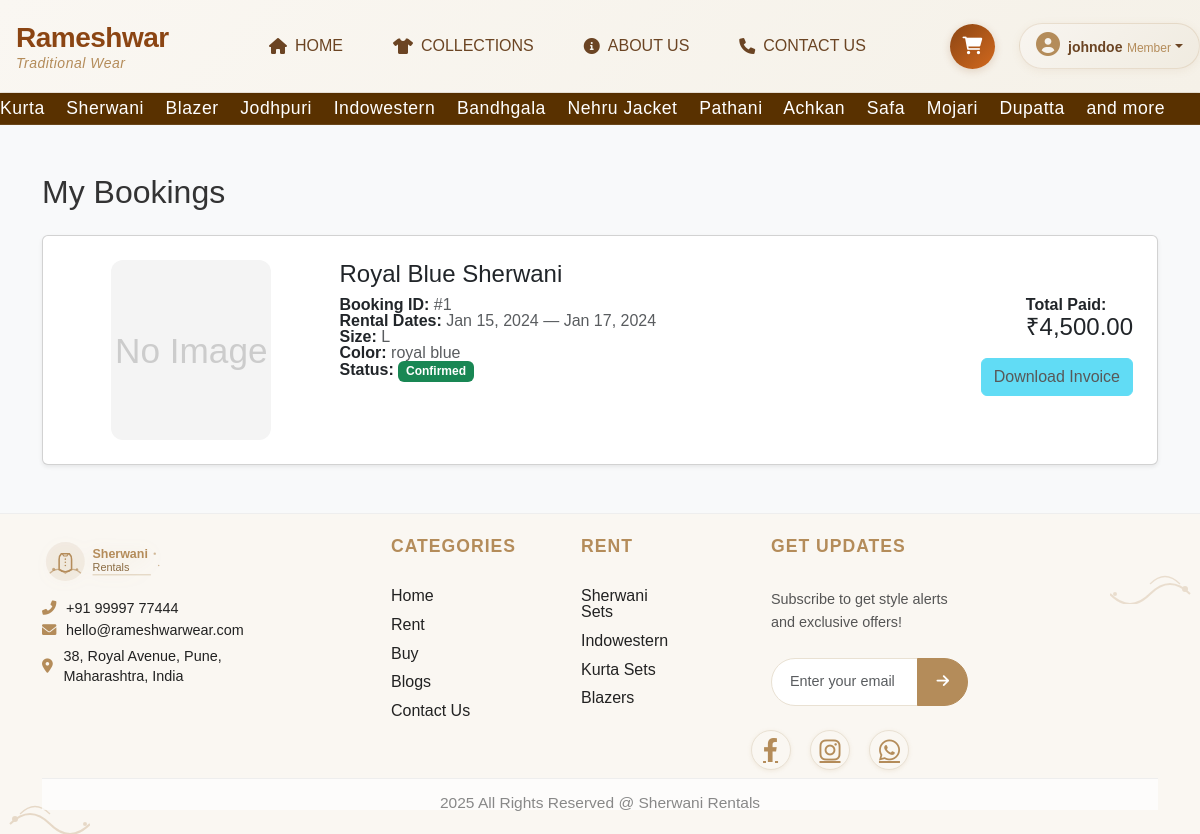
Page /user/my-bookings.php (signed in) on the committed database.
### tables this page shows
CREATE TABLE `bookings` (
  `id` int(11) NOT NULL AUTO_INCREMENT,
  `product_id` int(11) NOT NULL,
  `user_id` int(11) NOT NULL,
  `start_date` date NOT NULL,
  `end_date` date NOT NULL,
  `total_price` decimal(10,2) NOT NULL,
  `gst_amount` decimal(10,2) DEFAULT 0.00,  
  `final_total` decimal(10,2) DEFAULT 0.00,  
  `selected_size` varchar(10),
  `selected_color` varchar(50),
  `special_requests` text,
  `payment_method` enum('COD','UPI','CARD') NOT NULL,
  `upi_id` varchar(100),
  `status` enum('pending','confirmed','cancelled','completed') NOT NULL DEFAULT 'pending',
  `booking_date` timestamp NOT NULL DEFAULT CURRENT_TIMESTAMP,  
  `created_at` timestamp NOT NULL DEFAULT CURRENT_TIMESTAMP,
  `updated_at` timestamp NOT NULL DEFAULT CURRENT_TIMESTAMP ON UPDATE CURRENT_TIMESTAMP,
  PRIMARY KEY (`id`),
  KEY `product_id` (`product_id`),
  KEY `user_id` (`user_id`),
  CONSTRAINT `bookings_ibfk_1` FOREIGN KEY (`product_id`) REFERENCES `products` (`id`),
  CONSTRAINT `bookings_ibfk_2` FOREIGN KEY (`user_id`) REFERENCES `users` (`id`)
);

CREATE TABLE `products` (
  `id` int(11) NOT NULL AUTO_INCREMENT,
  `product_number` varchar(15) NOT NULL,
  `category_id` int(11) NOT NULL,
  `product_name` varchar(255) NOT NULL,
  `description` text,
  `image_url` text,
  `size` varchar(100),
  `available_sizes` varchar(100),  
  `color` varchar(100),
  `available_colors` varchar(100),  
  `price_per_day` decimal(10,2) NOT NULL,
  `quantity_available` int(11) NOT NULL DEFAULT 1,
  `status` enum('active','inactive') NOT NULL DEFAULT 'active',
  `created_at` timestamp NOT NULL DEFAULT CURRENT_TIMESTAMP,
  `updated_at` timestamp NOT NULL DEFAULT CURRENT_TIMESTAMP ON UPDATE CURRENT_TIMESTAMP,
  PRIMARY KEY (`id`),
  KEY `category_id` (`category_id`),
  CONSTRAINT `products_ibfk_1` FOREIGN KEY (`category_id`) REFERENCES `categories` (`id`)
);

### user/my-bookings.php (the view, shortened to what this page needs)
<?php
require_once '../includes/header.php';
require_once '../config/db.php';
$stmt = $pdo->prepare("SELECT b.*, p.product_name, p.image_url
                      FROM bookings b
                      JOIN products p ON b.product_id = p.id
                      WHERE b.user_id = ?
                      ORDER BY b.created_at DESC");
$stmt->execute([$_SESSION['user_id']]);
$bookings = $stmt->fetchAll();
?>
<div class="container my-5">
    <h2 class="mb-4">My Bookings</h2>
    <?php if (empty($bookings)): ?>
        <div class="card p-4 mb-3 shadow-sm">
            <div class="row">
                <div class="col-md-3 d-flex align-items-center justify-content-center">
                    <div style="width:160px;height:180px;background:#f4f4f4;border-radius:12px;display:flex;align-items:center;justify-content:center;">
                        <span style="font-size:2.2rem;color:#ccc;">No Image</span>
                    </div>
                </div>
                <div class="col-md-6">
                    <h4 class="mb-2">Product Name</h4>
                    <div><strong>Booking ID:</strong> <span class="text-muted">#xxxxxx</span></div>
                    <div><strong>Rental Dates:</strong> <span class="text-muted">Start — End</span></div>
                    <div><strong>Size:</strong> <span class="text-muted">—</span></div>
                    <div><strong>Color:</strong> <span class="text-muted">—</span></div>
                    <div><strong>Status:</strong> <span class="badge bg-secondary">Pending</span></div>
                </div>
                <div class="col-md-3 d-flex flex-column align-items-end justify-content-center">
                    <div>
                        <strong>Total Paid:</strong>
                        <div class="h4 mb-3">₹0.00</div>
                    </div>
                    <a href="#" class="btn btn-info disabled" style="pointer-events:none;">Download Invoice</a>
                </div>
            </div>
        </div>
        <div class="text-center p-5 bg-light mt-5 rounded">
            <h5 class="mt-2 mb-1" style="color:#bbb;">No bookings yet</h5>
            <p style="color:#888;">
                You haven't made any bookings yet.<br>
                <a href="products.php" class="btn btn-outline-primary mt-2">Browse Collection</a>
            </p>
        </div>
    <?php else: ?>
        <?php foreach ($bookings as $booking): ?>
            <?php
                $images = explode(',', $booking['image_url']);
                $imagePath = '';
                if (!empty($images[0])) {
                    $img = ltrim(trim($images[0]), '.');
                    if (strpos($img, '/rtwrs_web/') !== 0) {
                        $img = '/rtwrs_web/' . ltrim($img, '/');
                    }
                    $filePath = $_SERVER['DOCUMENT_ROOT'] . $img;
                    $imagePath = (file_exists($filePath)) ? $img : '';
                }
                $badgeColors = [
                    'pending'   => 'secondary',
                    'confirmed' => 'success',
                    'completed' => 'info',
                    'cancelled' => 'danger'
                ];
                $statusColor = $badgeColors[strtolower($booking['status'])] ?? 'secondary';
            ?>
            <div class="card p-4 mb-3 shadow-sm">
                <div class="row">
                    <div class="col-md-3 d-flex align-items-center justify-content-center">
                        <?php if ($imagePath): ?>
                            <img src="<?= htmlspecialchars($imagePath) ?>" alt="<?= htmlspecialchars($booking['product_name']) ?>" class="img-fluid" style="width:100%; height:auto; max-height:200px; object-fit:contain; border-radius:12px; border:1px solid #ddd;">
                        <?php else: ?>
                            <div style="width:160px;height:180px;background:#f4f4f4;border-radius:12px;display:flex;align-items:center;justify-content:center;">
                                <span style="font-size:2.2rem;color:#ccc;">No Image</span>
                            </div>
                        <?php endif; ?>
                    </div>
                    <div class="col-md-6">
                        <h4 class="mb-2"><?= htmlspecialchars($booking['product_name']) ?></h4>
                        <div><strong>Booking ID:</strong> <span class="text-muted">#<?= $booking['id'] ?></span></div>
                        <div><strong>Rental Dates:</strong> <span class="text-muted"><?= date('M d, Y', strtotime($booking['start_date'])) ?> — <?= date('M d, Y', strtotime($booking['end_date'])) ?></span></div>
                        <div><strong>Size:</strong> <span class="text-muted"><?= htmlspecialchars($booking['selected_size']) ?: '—' ?></span></div>
                        <div><strong>Color:</strong> <span class="text-muted"><?= htmlspecialchars($booking['selected_color']) ?: '—' ?></span></div>
                        <div><strong>Status:</strong>
                            <span class="badge bg-<?= $statusColor ?>"><?= ucfirst($booking['status']) ?></span>
                        </div>
                    </div>
                    <div class="col-md-3 d-flex flex-column align-items-end justify-content-center">
                        <div>
                            <strong>Total Paid:</strong>
                            <div class="h4 mb-3">₹<?= number_format($booking['total_price'], 2) ?></div>
                        </div>
                        <?php if (!empty($booking['invoice_url'])): ?>
                            <a href="<?= htmlspecialchars($booking['invoice_url']) ?>" class="btn btn-info mb-2" target="_blank">Download Invoice</a>
                        <?php else: ?>
                            <a href="#" class="btn btn-info disabled mb-2" style="pointer-events:none;">Download Invoice</a>
                        <?php endif; ?>
                    </div>
                </div>
            </div>
        <?php endforeach; ?>
    <?php endif; ?>
</div>
<?php require_once '../includes/footer.php'; ?>

### assets/css/style.css (style rules this page uses)
:root { --primary-color: #8B4513; --secondary-color: #DAA520; --accent-color: #CD853F; --dark-color: #2C1810; --light-color: #F5F5DC; }
body { font-family: 'Arial', sans-serif; line-height: 1.6; color: #333; background-color: #f8f9fa; }

### assets/css/hero.css (style rules this page uses)
* { box-sizing: border-box; margin: 0; padding: 0; }
html { margin: 0 !important; padding: 0 !important; height: 100%; min-height: 100%; overflow-x: hidden; line-height: 1; }
body { margin: 0 !important; padding: 0 !important; height: 100%; min-height: 100%; overflow-x: hidden; line-height: 1; position: relative; }

### rows in the picture
bookings: product.product_name "Royal Blue Sherwani", id "1", start_date "Jan 15, 2024", end_date "Jan 17, 2024", selected_size "L", selected_color "royal blue", status "Confirmed", total_price "4,500.00"

### other values in the picture
$_SESSION['user_name'] "johndoe"
